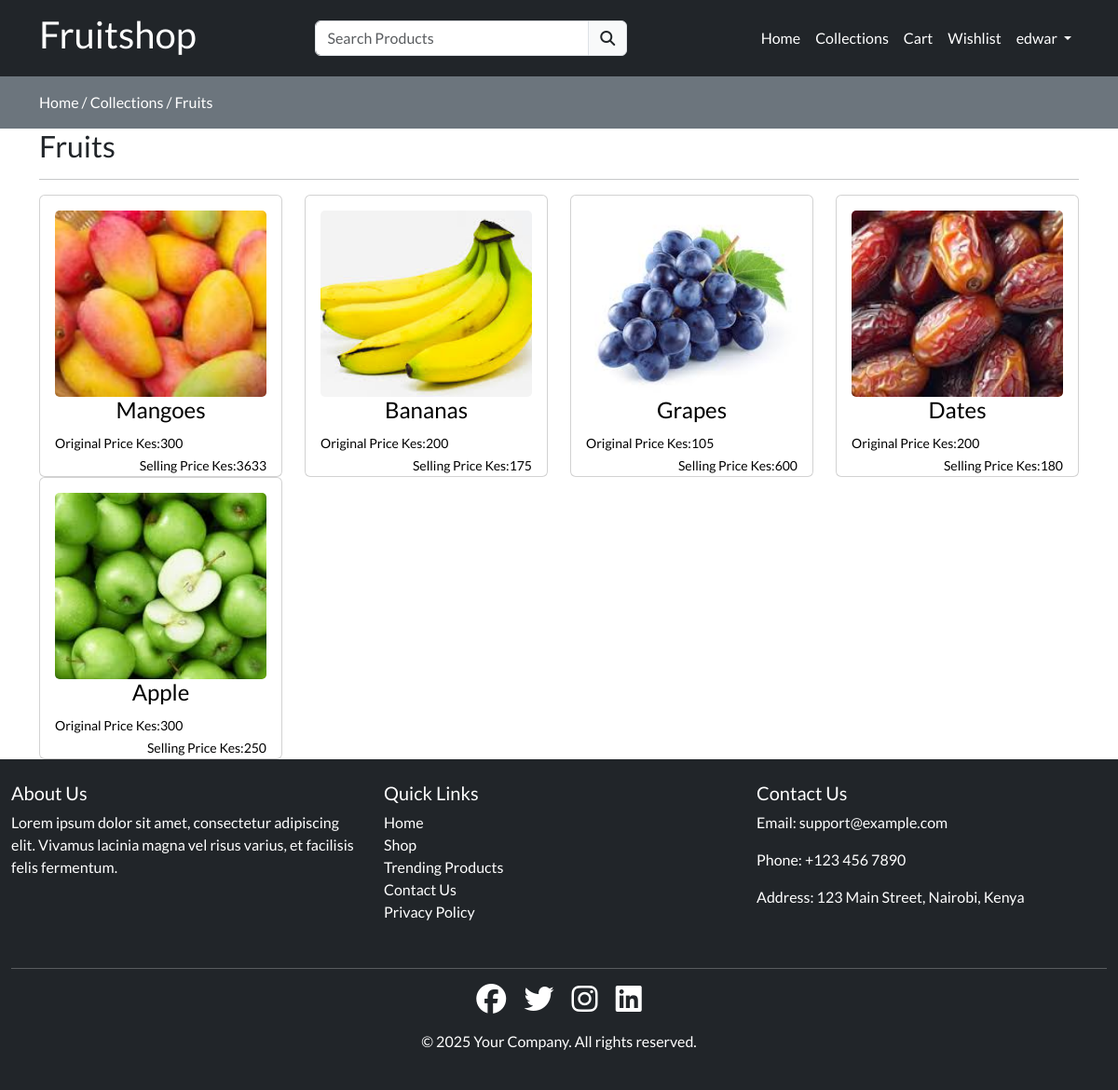
The app's page /collections/fruits (signed in) with its own data.
### store/models.py (models this page shows, shortened)
class Category(models.Model):
    slug = models.CharField(max_length=150, null=False, blank=False)
    name = models.CharField(max_length=150, null=False, blank=False)
    image = models.ImageField(upload_to=get_file_path, null=True, blank= True  )
    description = models.TextField(max_length=500, null=False, blank=False)
    status = models.BooleanField(default=False, help_text="0=default, 1=hidden")
    trending = models.BooleanField(default=False, help_text="0=default, 1=trending")
    meta_title = models.CharField(max_length=150, null=False, blank=False)
    meta_keyword = models.CharField(max_length=150, null=False, blank=False)
    meta_description = models.TextField(max_length=500, null=False, blank=False)
    created_at = models.DateTimeField(auto_now=True)

class Product(models.Model):
    category = models.ForeignKey(Category, on_delete=models.CASCADE)
    slug = models.CharField(max_length=150, null=False, blank=False)
    name = models.CharField(max_length=150, null=False, blank=False)
    product_image = models.ImageField(upload_to=get_file_path, null=True, blank= True  )
    small_description = models.CharField(max_length=150, null=False, blank=False)
    quantity = models.IntegerField(null=False,blank=False)
    description = models.TextField(max_length=500, null=False, blank=False)
    original_price= models.FloatField(null=False, blank=False)
    selling_price= models.FloatField(null=False, blank=False)
    status = models.BooleanField(default=False, help_text="0=default, 1=hidden")
    trending = models.BooleanField(default=False, help_text="0=default, 1=trending")
    tag=models.CharField(max_length=150, null=False, blank=False)
    meta_title = models.CharField(max_length=150, null=False, blank=False)
    meta_keyword = models.CharField(max_length=150, null=False, blank=False)
    meta_description = models.TextField(max_length=500, null=False, blank=False)
    created_at = models.DateTimeField(auto_now=True)

### store/views.py (the view)
# urls.py: path('collections/<str:slug>', views.collectionsview, name='collectionsview'),
def collectionsview(request, slug):
    if(Category.objects.filter(slug=slug, status=0)):
        products = Product.objects.filter(category__slug=slug)
        category= Category.objects.filter(slug=slug). first()
        context = {'products': products, 'category': category}
        return render(request, "store/products/index.html", context)
    else:
        messages.warning(request, "No item found in the category")
        return redirect('collections')

### store/templates/store/products/index.html (shortened to what this page needs)
{% extends "store/layouts/main.html" %}
 {%block content%}
<div class="py-3 bg-secondary">
    <div class="container">
        <a class="text-white" href="{%url 'home'%}">Home /</a>
        <a class="text-white" href="{%url 'collections'%}">Collections /</a>
        <a class="text-white" href="{%url 'collectionsview' category.slug %}">{{category.name}}</a>
    </div>
</div>
<div class="container">
  <div class="row">
    <div class="col-md-12">
      <h2>{{category.name}}</h2>
      <hr />
      <div class="row">
        {%for item in products %}
        <div class="col-md-3">
          <div class="card">
            <a href="{% url 'productview' item.category.slug item.slug%}">
              <div class="card-body">
                <div class="category-image">
                  <img
                    src="{{item.product_image.url}}" alt="product image" class="img-fluid"/>
                </div>
                <h4 class="text-center">{{item.name}}</h4>
                <span class="float-start"> <small>Original Price Kes:{{item.original_price | stringformat:'d'}}</small></span>
                <br>
                <span class="float-end"> <Small> Selling Price Kes:{{item.selling_price  | stringformat:'d'}} </small></span>
              </div>
            </a>
          </div>
        </div>
        {%endfor%}
            </div>
            </div>
    </div>
</div>
{%endblock content%}

### store/templates/store/inc/navbar.html (shortened to what this page needs)
<nav class="navbar navbar-expand-lg bg-dark">
  <div class="container">
      <a class="navbar-brand text-white" href="#"><h1>Fruitshop</h1></a>
      <div class="search-bar">
          <form action="{% url 'searchproduct' %}" method="POST">
              <div class="input-group">
                  <input type="search" required name="productsearch" class="form-control" placeholder="Search Products" id="searchproducts">
                  <button class="input-group-text" type="submit"><i class="fa fa-search"></i></button>
              </div>
          </form>
      </div>
      <div class="collapse navbar-collapse" id="navbarNav">
          <ul class="navbar-nav ms-auto">
              <li class="nav-item">
                  <a class="nav-link text-white {% if request.resolver_match.url_name == 'home'%}active {% endif %}" aria-current="page" href="{% url 'home' %}">Home</a>
              </li>
              <li class="nav-item">
                  <a class="nav-link text-white {% if request.resolver_match.url_name == 'collections'%}active {% endif %}" href="{% url 'collections'%}">Collections</a>
              </li>
              <li class="nav-item">
                  <a class="nav-link text-white {% if request.resolver_match.url_name == 'cart'%}active {% endif %}" aria-current="page" href="{% url 'cart' %}">Cart</a>
              </li>
              <li class="nav-item">
                  <a class="nav-link text-white {% if request.resolver_match.url_name == 'wishlist'%}active {% endif %}" aria-current="page" href="{% url 'wishlist' %}">Wishlist</a>
              </li>
              {% if request.user.is_authenticated %}
                  <li class="nav-item dropdown">
                      <a class="nav-link dropdown-toggle text-white" href="#" role="button" data-bs-toggle="dropdown" aria-expanded="false">
                          {{request.user}}
                      </a>
                  </li>
              {% endif %}
          </ul>
      </div>
  </div>
</nav>

### static/css/custom.css (style rules this page uses)
.search-bar { width: 30% !important; margin-left: 10%; }

### store/templates/store/layouts/main.html (style rules this page uses)
* { font-family: "Lato", sans-serif; font-weight: 400; }
a { text-decoration: none; color: #000; }
.category-image img { width: 100%; height: 200px; object-fit: cover; border-radius: 5px; }

### records on screen
Category: name "Fruits"
Product: product_image (picture), name "Mangoes", original_price "300", selling_price "3633"
Product: product_image (picture), name "Bananas", original_price "200", selling_price "175"
Product: product_image (picture), name "Grapes", original_price "105", selling_price "600"
Product: product_image (picture), name "Dates", original_price "200", selling_price "180"
Product: product_image (picture), name "Apple", original_price "300", selling_price "250"

### other values on screen
{{ request.user }} "edwar"
